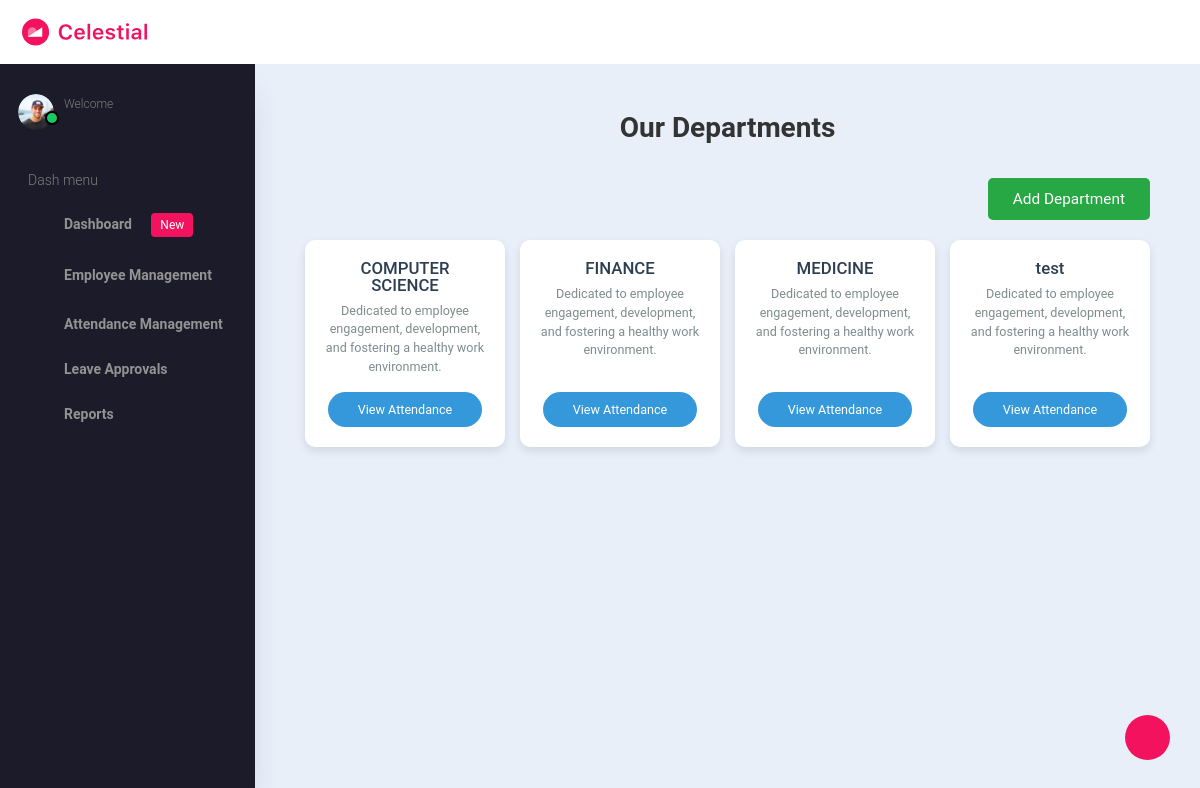
Page /attendance/department on the earlier database version.
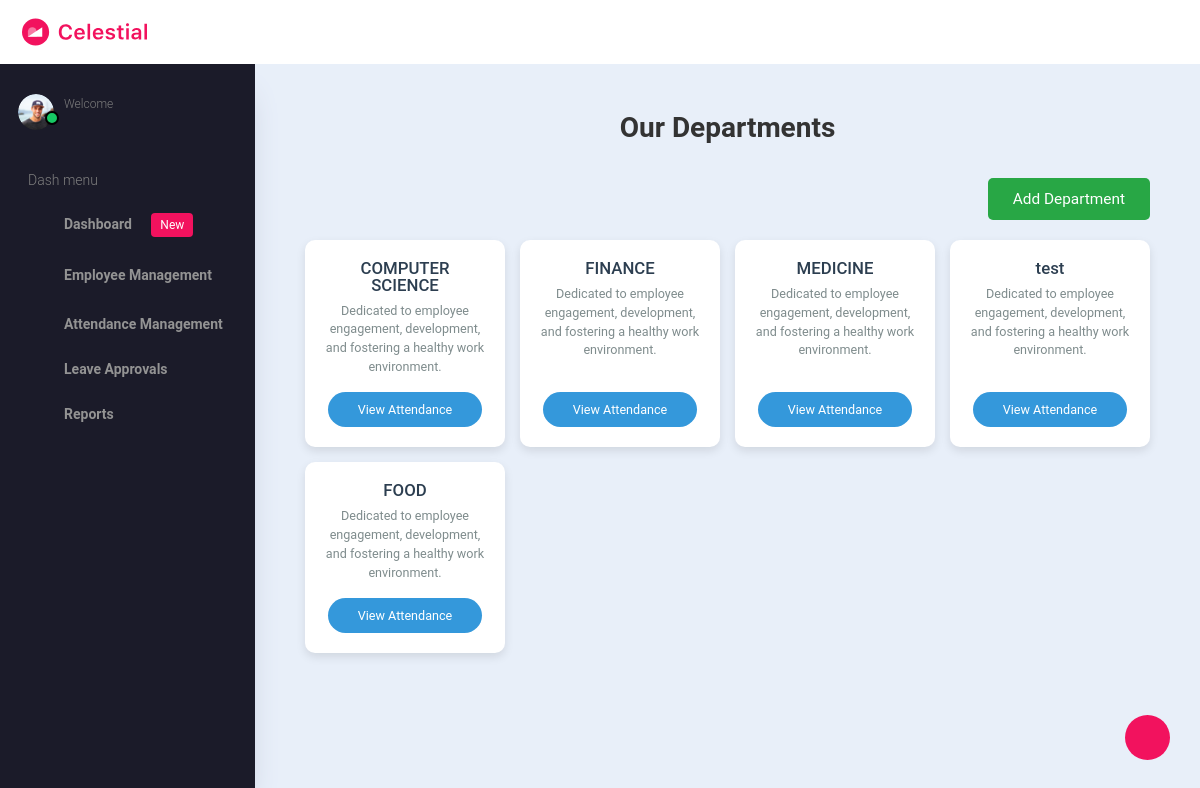
Same page on the later database version.
### accounts/models.py (models this page shows, shortened)
class Department(models.Model):
    name = models.CharField(max_length=100, default='ADMIN')
    work_start_time = models.TimeField(null=True, blank=True)
    work_end_time = models.TimeField(null=True, blank=True)
    late_checkin_buffer = models.IntegerField(default=10)  # Buffer in minutes

### hrms/views.py (the view, shortened to what this page needs)
# urls.py: path('attendance/department',departments,name='departments'),
def departments(request):
    departments = Department.objects.exclude(name="ADMIN")
    context = {"departments": departments}
    return render(request, "hrms/admin/attendance-management/departments.html", context)

### hrms/templates/hrms/admin/attendance-management/departments.html (shortened to what this page needs)
{% extends 'hrms/admin/base.html' %}
{% block content %}
<div class="department-page">
    <h1>Our Departments</h1> <br>
    <div class="add-department-btn-container">
        <button class="add-department-btn" id="add-department-btn">Add Department</button>
    </div>
    <div class="department-container">
        {% for department in departments %}
        <div class="department-card">
            <h2>{{ department.name }}</h2>
            <p>Dedicated to employee engagement, development, and fostering a healthy work environment.</p>
            <a href="{% url 'depattendance' department.id %}" class="view-attendance-btn">View Attendance</a>
        </div>
        {% endfor %}
    </div>
</div>
{% endblock %}

Differences in the rows shown:
added Department: name "FOOD"
